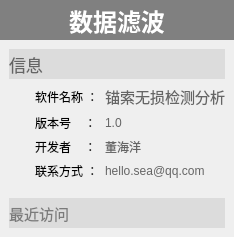
      <widget class="QWidget" name="page_FFT">
       <layout class="QGridLayout" name="gridLayout_4">
        <property name="leftMargin">
         <number>0</number>
        </property>
        <property name="topMargin">
         <number>0</number>
        </property>
        <property name="rightMargin">
         <number>0</number>
        </property>
        <property name="bottomMargin">
         <number>0</number>
        </property>
        <property name="spacing">
         <number>0</number>
        </property>
        <item row="0" column="0">
         <widget class="QLabel" name="label_6">
          <property name="minimumSize">
           <size>
            <width>0</width>
            <height>40</height>
           </size>
          </property>
          <property name="maximumSize">
           <size>
            <width>16777215</width>
            <height>40</height>
           </size>
          </property>
          <property name="palette">
           <palette>
            <active>
             <colorrole role="WindowText">
              <brush brushstyle="SolidPattern">
               <color alpha="255">
                <red>255</red>
                <green>255</green>
                <blue>255</blue>
               </color>
              </brush>
             </colorrole>
             <colorrole role="Base">
              <brush brushstyle="SolidPattern">
               <color alpha="255">
                <red>255</red>
                <green>255</green>
                <blue>255</blue>
               </color>
              </brush>
             </colorrole>
             <colorrole role="Window">
              <brush brushstyle="SolidPattern">
               <color alpha="255">
                <red>128</red>
                <green>128</green>
                <blue>128</blue>
               </color>
              </brush>
             </colorrole>
            </active>
            <inactive>
             <colorrole role="WindowText">
              <brush brushstyle="SolidPattern">
               <color alpha="255">
                <red>255</red>
                <green>255</green>
                <blue>255</blue>
               </color>
              </brush>
             </colorrole>
             <colorrole role="Base">
              <brush brushstyle="SolidPattern">
               <color alpha="255">
                <red>255</red>
                <green>255</green>
                <blue>255</blue>
               </color>
              </brush>
             </colorrole>
             <colorrole role="Window">
              <brush brushstyle="SolidPattern">
               <color alpha="255">
                <red>128</red>
                <green>128</green>
                <blue>128</blue>
               </color>
              </brush>
             </colorrole>
            </inactive>
            <disabled>
             <colorrole role="WindowText">
              <brush brushstyle="SolidPattern">
               <color alpha="255">
                <red>120</red>
                <green>120</green>
                <blue>120</blue>
               </color>
              </brush>
             </colorrole>
             <colorrole role="Base">
              <brush brushstyle="SolidPattern">
               <color alpha="255">
                <red>128</red>
                <green>128</green>
                <blue>128</blue>
               </color>
              </brush>
             </colorrole>
             <colorrole role="Window">
              <brush brushstyle="SolidPattern">
               <color alpha="255">
                <red>128</red>
                <green>128</green>
                <blue>128</blue>
               </color>
              </brush>
             </colorrole>
            </disabled>
           </palette>
          </property>
          <property name="font">
           <font>
            <pointsize>18</pointsize>
            <weight>75</weight>
            <bold>true</bold>
           </font>
          </property>
          <property name="autoFillBackground">
           <bool>true</bool>
          </property>
          <property name="text">
           <string>数据滤波</string>
          </property>
          <property name="alignment">
           <set>Qt::AlignCenter</set>
          </property>
         </widget>
        </item>
        <item row="1" column="0">
         <widget class="QWidget" name="widget_4" native="true">
          <layout class="QGridLayout" name="gridLayout_10">
           <item row="0" column="0" colspan="3">
            <widget class="QLabel" name="label_45">
             <property name="minimumSize">
              <size>
               <width>0</width>
               <height>30</height>
              </size>
             </property>
             <property name="maximumSize">
              <size>
               <width>16777215</width>
               <height>30</height>
              </size>
             </property>
             <property name="palette">
              <palette>
               <active>
                <colorrole role="WindowText">
                 <brush brushstyle="SolidPattern">
                  <color alpha="255">
                   <red>101</red>
                   <green>101</green>
                   <blue>101</blue>
                  </color>
                 </brush>
                </colorrole>
                <colorrole role="Text">
                 <brush brushstyle="SolidPattern">
                  <color alpha="255">
                   <red>123</red>
                   <green>123</green>
                   <blue>123</blue>
                  </color>
                 </brush>
                </colorrole>
                <colorrole role="Base">
                 <brush brushstyle="SolidPattern">
                  <color alpha="255">
                   <red>255</red>
                   <green>255</green>
                   <blue>255</blue>
                  </color>
                 </brush>
                </colorrole>
                <colorrole role="Window">
                 <brush brushstyle="SolidPattern">
                  <color alpha="255">
                   <red>220</red>
                   <green>220</green>
                   <blue>220</blue>
                  </color>
                 </brush>
                </colorrole>
               </active>
               <inactive>
                <colorrole role="WindowText">
                 <brush brushstyle="SolidPattern">
                  <color alpha="255">
                   <red>101</red>
                   <green>101</green>
                   <blue>101</blue>
                  </color>
                 </brush>
                </colorrole>
                <colorrole role="Text">
                 <brush brushstyle="SolidPattern">
                  <color alpha="255">
                   <red>123</red>
                   <green>123</green>
                   <blue>123</blue>
                  </color>
                 </brush>
                </colorrole>
                <colorrole role="Base">
                 <brush brushstyle="SolidPattern">
                  <color alpha="255">
                   <red>255</red>
                   <green>255</green>
                   <blue>255</blue>
                  </color>
                 </brush>
                </colorrole>
                <colorrole role="Window">
                 <brush brushstyle="SolidPattern">
                  <color alpha="255">
                   <red>220</red>
                   <green>220</green>
                   <blue>220</blue>
                  </color>
                 </brush>
                </colorrole>
               </inactive>
               <disabled>
                <colorrole role="WindowText">
                 <brush brushstyle="SolidPattern">
                  <color alpha="255">
                   <red>120</red>
                   <green>120</green>
                   <blue>120</blue>
                  </color>
                 </brush>
                </colorrole>
                <colorrole role="Text">
                 <brush brushstyle="SolidPattern">
                  <color alpha="255">
                   <red>120</red>
                   <green>120</green>
                   <blue>120</blue>
                  </color>
                 </brush>
                </colorrole>
                <colorrole role="Base">
                 <brush brushstyle="SolidPattern">
                  <color alpha="255">
                   <red>220</red>
                   <green>220</green>
                   <blue>220</blue>
                  </color>
                 </brush>
                </colorrole>
                <colorrole role="Window">
                 <brush brushstyle="SolidPattern">
                  <color alpha="255">
                   <red>220</red>
                   <green>220</green>
                   <blue>220</blue>
                  </color>
                 </brush>
                </colorrole>
               </disabled>
              </palette>
             </property>
             <property name="font">
              <font>
               <pointsize>13</pointsize>
              </font>
             </property>
             <property name="autoFillBackground">
              <bool>true</bool>
             </property>
             <property name="text">
              <string>信息</string>
             </property>
             <property name="alignment">
              <set>Qt::AlignLeading|Qt::AlignLeft|Qt::AlignVCenter</set>
             </property>
             <property name="wordWrap">
              <bool>false</bool>
             </property>
             <property name="margin">
              <number>5</number>
             </property>
            </widget>
           </item>
           <item row="1" column="0" rowspan="4">
            <widget class="QLabel" name="label_7">
             <property name="minimumSize">
              <size>
               <width>20</width>
               <height>0</height>
              </size>
             </property>
             <property name="maximumSize">
              <size>
               <width>20</width>
               <height>16777215</height>
              </size>
             </property>
             <property name="text">
              <string/>
             </property>
            </widget>
           </item>
           <item row="1" column="1">
            <widget class="QLabel" name="label_50">
             <property name="text">
              <string>软件名称 ：</string>
             </property>
            </widget>
           </item>
           <item row="1" column="2">
            <widget class="QLabel" name="label_49">
             <property name="palette">
              <palette>
               <active>
                <colorrole role="WindowText">
                 <brush brushstyle="SolidPattern">
                  <color alpha="255">
                   <red>101</red>
                   <green>101</green>
                   <blue>101</blue>
                  </color>
                 </brush>
                </colorrole>
               </active>
               <inactive>
                <colorrole role="WindowText">
                 <brush brushstyle="SolidPattern">
                  <color alpha="255">
                   <red>101</red>
                   <green>101</green>
                   <blue>101</blue>
                  </color>
                 </brush>
                </colorrole>
               </inactive>
               <disabled>
                <colorrole role="WindowText">
                 <brush brushstyle="SolidPattern">
                  <color alpha="255">
                   <red>120</red>
                   <green>120</green>
                   <blue>120</blue>
                  </color>
                 </brush>
                </colorrole>
               </disabled>
              </palette>
             </property>
             <property name="font">
              <font>
               <pointsize>11</pointsize>
              </font>
             </property>
             <property name="text">
              <string>锚索无损检测分析</string>
             </property>
            </widget>
           </item>
           <item row="2" column="1">
            <widget class="QLabel" name="label_48">
             <property name="text">
              <string>版本号    ：</string>
             </property>
            </widget>
           </item>
           <item row="2" column="2">
            <widget class="QLabel" name="label_44">
             <property name="palette">
              <palette>
               <active>
                <colorrole role="WindowText">
                 <brush brushstyle="SolidPattern">
                  <color alpha="255">
                   <red>101</red>
                   <green>101</green>
                   <blue>101</blue>
                  </color>
                 </brush>
                </colorrole>
               </active>
               <inactive>
                <colorrole role="WindowText">
                 <brush brushstyle="SolidPattern">
                  <color alpha="255">
                   <red>101</red>
                   <green>101</green>
                   <blue>101</blue>
                  </color>
                 </brush>
                </colorrole>
               </inactive>
               <disabled>
                <colorrole role="WindowText">
                 <brush brushstyle="SolidPattern">
                  <color alpha="255">
                   <red>120</red>
                   <green>120</green>
                   <blue>120</blue>
                  </color>
                 </brush>
                </colorrole>
               </disabled>
              </palette>
             </property>
             <property name="text">
              <string>1.0</string>
             </property>
            </widget>
           </item>
           <item row="3" column="1">
            <widget class="QLabel" name="label_47">
             <property name="text">
              <string>开发者    ：</string>
             </property>
            </widget>
           </item>
           <item row="3" column="2">
            <widget class="QLabel" name="label_42">
             <property name="palette">
              <palette>
               <active>
                <colorrole role="WindowText">
                 <brush brushstyle="SolidPattern">
                  <color alpha="255">
                   <red>101</red>
                   <green>101</green>
                   <blue>101</blue>
                  </color>
                 </brush>
                </colorrole>
               </active>
               <inactive>
                <colorrole role="WindowText">
                 <brush brushstyle="SolidPattern">
                  <color alpha="255">
                   <red>101</red>
                   <green>101</green>
                   <blue>101</blue>
                  </color>
                 </brush>
                </colorrole>
               </inactive>
               <disabled>
                <colorrole role="WindowText">
                 <brush brushstyle="SolidPattern">
                  <color alpha="255">
                   <red>120</red>
                   <green>120</green>
                   <blue>120</blue>
                  </color>
                 </brush>
                </colorrole>
               </disabled>
              </palette>
             </property>
             <property name="text">
              <string>董海洋</string>
             </property>
            </widget>
           </item>
           <item row="4" column="1">
            <widget class="QLabel" name="label_43">
             <property name="text">
              <string>联系方式 ：</string>
             </property>
            </widget>
           </item>
           <item row="4" column="2">
            <widget class="QLabel" name="label_46">
             <property name="palette">
              <palette>
               <active>
                <colorrole role="WindowText">
                 <brush brushstyle="SolidPattern">
                  <color alpha="255">
                   <red>101</red>
                   <green>101</green>
                   <blue>101</blue>
                  </color>
                 </brush>
                </colorrole>
               </active>
               <inactive>
                <colorrole role="WindowText">
                 <brush brushstyle="SolidPattern">
                  <color alpha="255">
                   <red>101</red>
                   <green>101</green>
                   <blue>101</blue>
                  </color>
                 </brush>
                </colorrole>
               </inactive>
               <disabled>
                <colorrole role="WindowText">
                 <brush brushstyle="SolidPattern">
                  <color alpha="255">
                   <red>120</red>
                   <green>120</green>
                   <blue>120</blue>
                  </color>
                 </brush>
                </colorrole>
               </disabled>
              </palette>
             </property>
             <property name="text">
              <string>hello.sea@qq.com</string>
             </property>
            </widget>
           </item>
          </layout>
         </widget>
        </item>
        <item row="2" column="0">
         <widget class="QWidget" name="widget_3" native="true">
          <layout class="QGridLayout" name="gridLayout_11">
           <item row="0" column="0">
            <widget class="QLabel" name="label_8">
             <property name="minimumSize">
              <size>
               <width>0</width>
               <height>30</height>
              </size>
             </property>
             <property name="maximumSize">
              <size>
               <width>16777215</width>
               <height>30</height>
              </size>
             </property>
             <property name="palette">
              <palette>
               <active>
                <colorrole role="WindowText">
                 <brush brushstyle="SolidPattern">
                  <color alpha="255">
                   <red>123</red>
                   <green>123</green>
                   <blue>123</blue>
                  </color>
                 </brush>
                </colorrole>
                <colorrole role="Text">
                 <brush brushstyle="SolidPattern">
                  <color alpha="255">
                   <red>123</red>
                   <green>123</green>
                   <blue>123</blue>
                  </color>
                 </brush>
                </colorrole>
                <colorrole role="Base">
                 <brush brushstyle="SolidPattern">
                  <color alpha="255">
                   <red>255</red>
                   <green>255</green>
                   <blue>255</blue>
                  </color>
                 </brush>
                </colorrole>
                <colorrole role="Window">
                 <brush brushstyle="SolidPattern">
                  <color alpha="255">
                   <red>220</red>
                   <green>220</green>
                   <blue>220</blue>
                  </color>
                 </brush>
                </colorrole>
               </active>
               <inactive>
                <colorrole role="WindowText">
                 <brush brushstyle="SolidPattern">
                  <color alpha="255">
                   <red>123</red>
                   <green>123</green>
                   <blue>123</blue>
                  </color>
                 </brush>
                </colorrole>
                <colorrole role="Text">
                 <brush brushstyle="SolidPattern">
                  <color alpha="255">
                   <red>123</red>
                   <green>123</green>
                   <blue>123</blue>
                  </color>
                 </brush>
                </colorrole>
                <colorrole role="Base">
                 <brush brushstyle="SolidPattern">
                  <color alpha="255">
                   <red>255</red>
                   <green>255</green>
                   <blue>255</blue>
                  </color>
                 </brush>
                </colorrole>
                <colorrole role="Window">
                 <brush brushstyle="SolidPattern">
                  <color alpha="255">
                   <red>220</red>
                   <green>220</green>
                   <blue>220</blue>
                  </color>
                 </brush>
                </colorrole>
               </inactive>
               <disabled>
                <colorrole role="WindowText">
                 <brush brushstyle="SolidPattern">
                  <color alpha="255">
                   <red>120</red>
                   <green>120</green>
                   <blue>120</blue>
                  </color>
                 </brush>
                </colorrole>
                <colorrole role="Text">
                 <brush brushstyle="SolidPattern">
                  <color alpha="255">
                   <red>120</red>
                   <green>120</green>
                   <blue>120</blue>
                  </color>
                 </brush>
                </colorrole>
                <colorrole role="Base">
                 <brush brushstyle="SolidPattern">
                  <color alpha="255">
                   <red>220</red>
                   <green>220</green>
                   <blue>220</blue>
                  </color>
                 </brush>
                </colorrole>
                <colorrole role="Window">
                 <brush brushstyle="SolidPattern">
                  <color alpha="255">
                   <red>220</red>
                   <green>220</green>
                   <blue>220</blue>
                  </color>
                 </brush>
                </colorrole>
               </disabled>
              </palette>
             </property>
             <property name="font">
              <font>
               <pointsize>11</pointsize>
              </font>
             </property>
             <property name="autoFillBackground">
              <bool>true</bool>
             </property>
             <property name="text">
              <string>最近访问</string>
             </property>
             <property name="alignment">
              <set>Qt::AlignLeading|Qt::AlignLeft|Qt::AlignVCenter</set>
             </property>
             <property name="wordWrap">
              <bool>false</bool>
             </property>
             <property name="margin">
              <number>5</number>
             </property>
            </widget>
           </item>
          </layout>
         </widget>
        </item>
       </layout>
      </widget>
